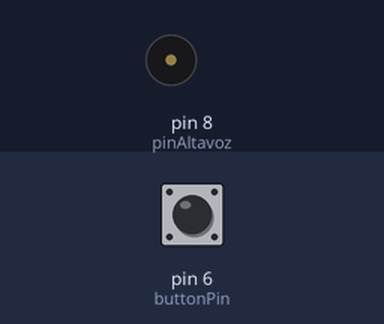
This sketch was run on a simulated Arduino Uno, built with avr-gcc and run on an emulated ATmega328P. On the bench: buzzer (waves = sounding). The inputs (shaded band) are chosen by the test bench; at power-on: pin 6 (buttonPin) LOW.

Above: at 1.2 s.
1.3 s: pin 6 (buttonPin) pulled HIGH for 0.15 s
At 2.4 s:
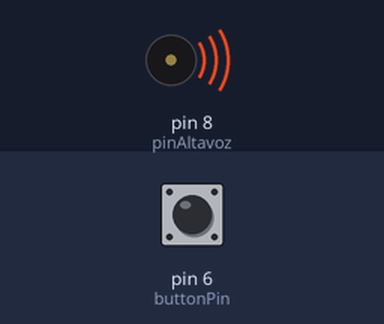
4.4 s: pin 6 (buttonPin) pulled HIGH for 3.2 s
At 6.7 s:
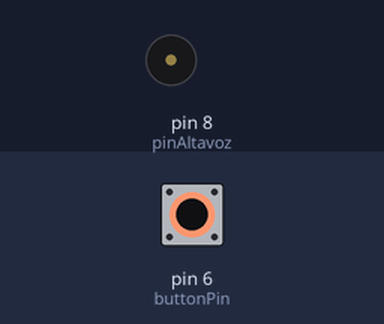
9.1 s: pin 6 (buttonPin) pulled HIGH for 1 s
At 9.5 s:
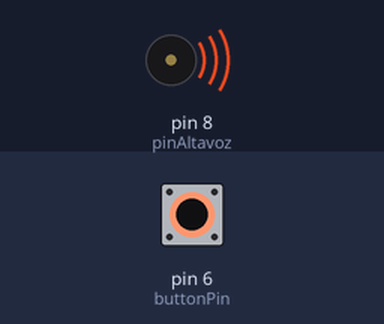
Timing chart, 0 to 19.1 s (numbered marks = the images above; inputs shaded):
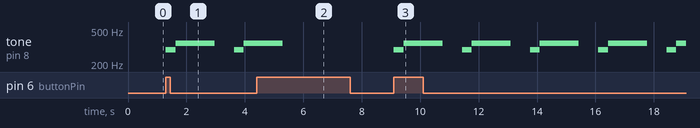

The sketch:

villancico.ino
```cpp
int switchStateKill = 0;
bool isTheButtonBeingPressed = false;
bool play = false;
// el pin 2 no sera siempre el boton
int buttonPin=6;
const int pinAltavoz=8;
const int freqs[] = {261.63, 293.66, 329.63, 349.23, 392, 440, 466.16, 523.25, 587.33, 587.33, 659.25,698.46, 783.99, 880, 932.33, 1046.50};
const int duracionNegra = 667;

void setup() {


   pinMode(buttonPin, INPUT);
}


void loop(){
        checkButton();
     if (play) {
      tocarMelodia();
    }
}

void tocarMelodia(){
  tocarNota(1,0.5);
  tocarNota(3,2);
  tocarNota(-1,1);
}

void tocarNota(int numeroNota, float duracionNota) {
int pin = pinAltavoz;
int duracionMilisegundos = duracionNegra * duracionNota;
//
if (numeroNota == -1){
  //tocar un silencio
 noTone(pin);
 delay(duracionMilisegundos);
}
else{
  //tocar una nota
 int frecuencia = freqs[numeroNota];
 tone (pin,frecuencia,duracionMilisegundos);
 delay(duracionMilisegundos);
}

}


void checkButton(){
  switchStateKill = digitalRead(buttonPin);
  if (switchStateKill == HIGH){
    if (isTheButtonBeingPressed == false){
      play = !play;
      isTheButtonBeingPressed = true;
  }
}
else{
  isTheButtonBeingPressed = false;
}
}
 //vuelve al inicio del bucle
```

Measured:
- after the input at 1.3 s, tone on pin 8 (pinAltavoz): plays 293 Hz for 0.33 s, 349 Hz for 1.3 s, 293 Hz for 0.33 s, 349 Hz for 0.43 s, starting at once
- after the input at 4.4 s, tone on pin 8 (pinAltavoz): goes on until 5.3 s, then stays silent
- after the input at 9.1 s, tone on pin 8 (pinAltavoz): silent → 293 Hz at once, then repeats every 2.3 s: 349 Hz 1.3 s, silent 0.67 s, 293 Hz 0.33 s
